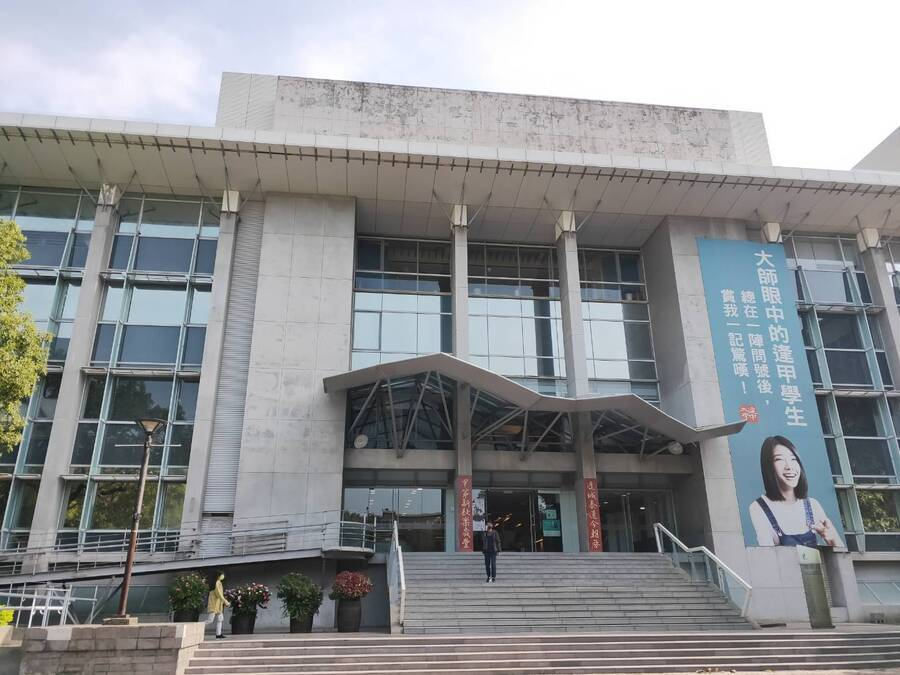
#> input picture hw3/picture1.jpg, 900 x 675 px, found by its file name
$ python Hough_line_detection.py
#> lines starting #> are read from the running program, lines starting #| are printed output that depends on the picture; after the words box and inside, x2 and y2 are one past the last pixel; in counts of white or black regions, pixels touching at a corner belong together
import numpy as np
import cv2
import math

img1 = cv2.imread( "picture1.jpg", 0 )
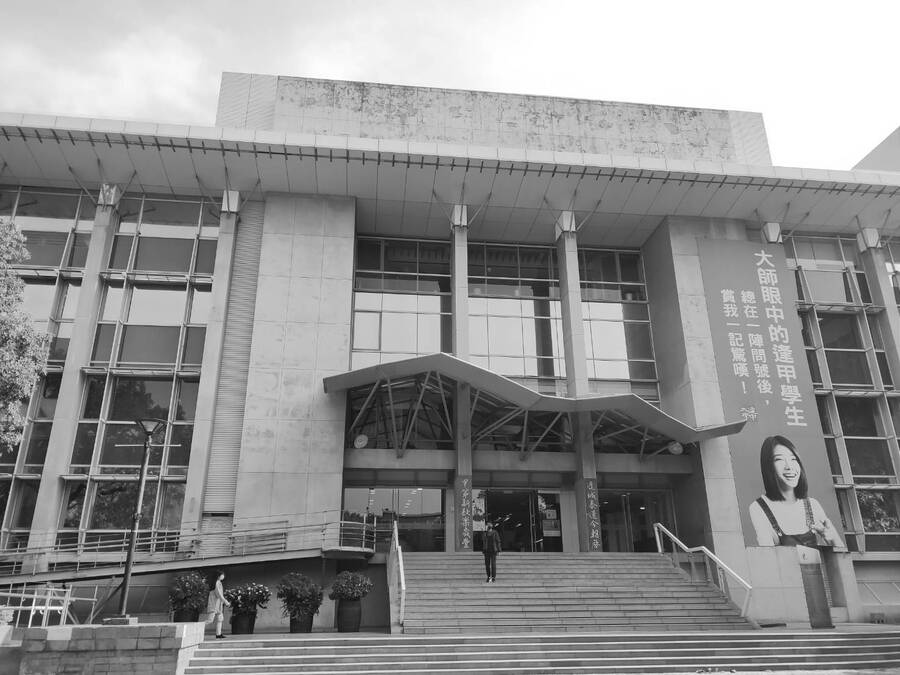
#> img1: shape (675, 900); min 0, max 255, mean 144.6
img1 = cv2.GaussianBlur(img1,(3,3),0)
img2 = img1.copy( )

edges = cv2.Canny( img1, 50, 200 )
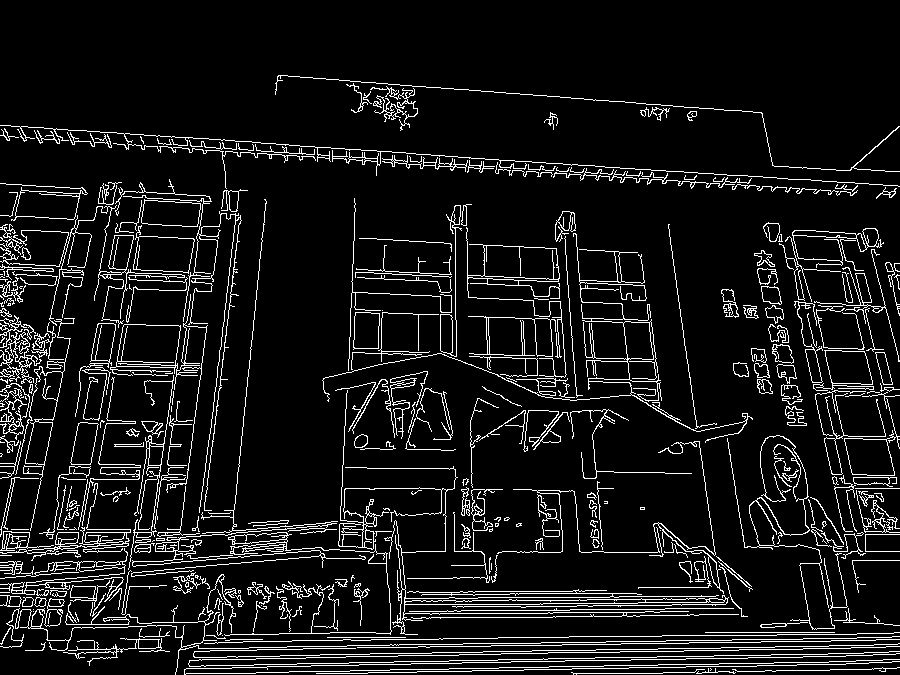
#> edges: shape (675, 900); 8.7% white in thin lines or dots, all inside (x1, y1, x2, y2) = (0, 75, 900, 675)
lines = cv2.HoughLines( edges, 1, math.pi/180.0, 135 )
#> lines = 622 rows, first 8: [660, 1.55], [124, 1.64], [676, 1.55], [654, 1.55], [652, 1.55], [668, 1.55], [662, 1.55], [132, 1.64]
if lines is not None:
	a,b,c = lines.shape
#> a = 622; b = 1; c = 2
	for i in range( a ):
		rho = lines[i][0][0]
		theta = lines[i][0][1]
		a = math.cos( theta )
		b = math.sin( theta )
		x0, y0 = a*rho, b*rho
		pt1 = ( int(x0+1000*(-b)), int(y0+1000*(a)) )
		pt2 = ( int(x0-1000*(-b)), int(y0-1000*(a)) )
		cv2.line( img2, pt1, pt2, ( 255, 0, 0 ), 1)
#> this loop made 622 passes
#> (rho, theta, a, b, x0, y0, pt1, pt2) on passes 1 to 3: (660, 1.55, 0.0175, 1, 11.52, 659.9, (-988, 677), (1011, 642)), (124, 1.64, -0.0698, 0.998, -8.65, 123.7, (-1006, 53), (988, 193)), (676, 1.55, 0.0175, 1, 11.8, 675.9, (-988, 693), (1011, 658))
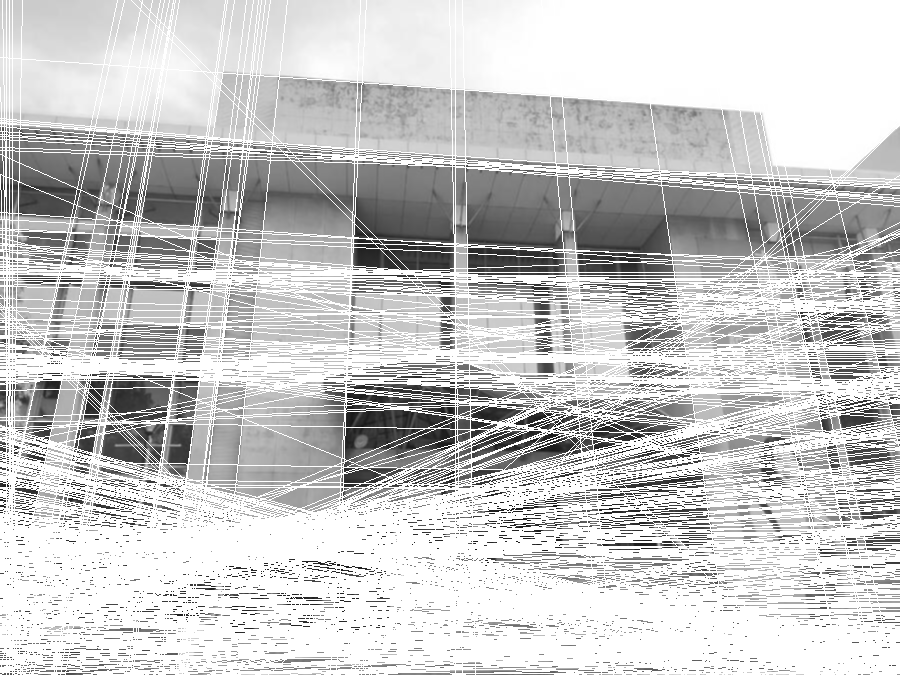
#> img2: shape (675, 900); min 20, max 255, mean 201.7
# cv2.imshow( "Original Image", img1 )
# cv2.imshow( "Canny Edge Detection", edges )
cv2.imshow( "Hough Line Detection", img2 )
cv2.waitKey( 0 )

$ run again, with hw3/picture2.jpg copied over hw3/picture1.jpg
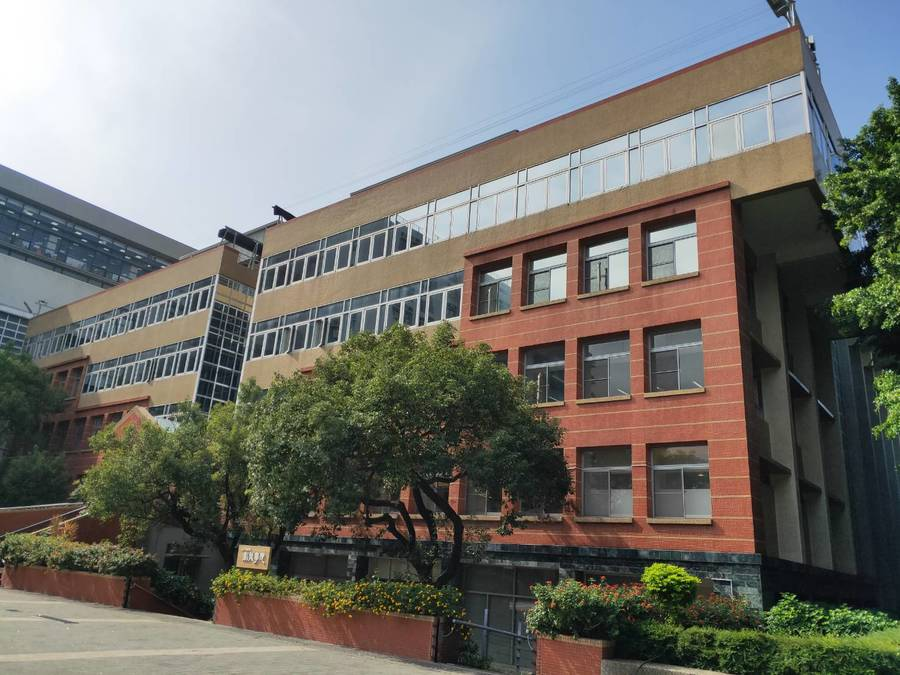
#> input picture hw3/picture2.jpg, 900 x 675 px, found by its file name
#> `edges = cv2.Canny( img1, 50, 200 )`:
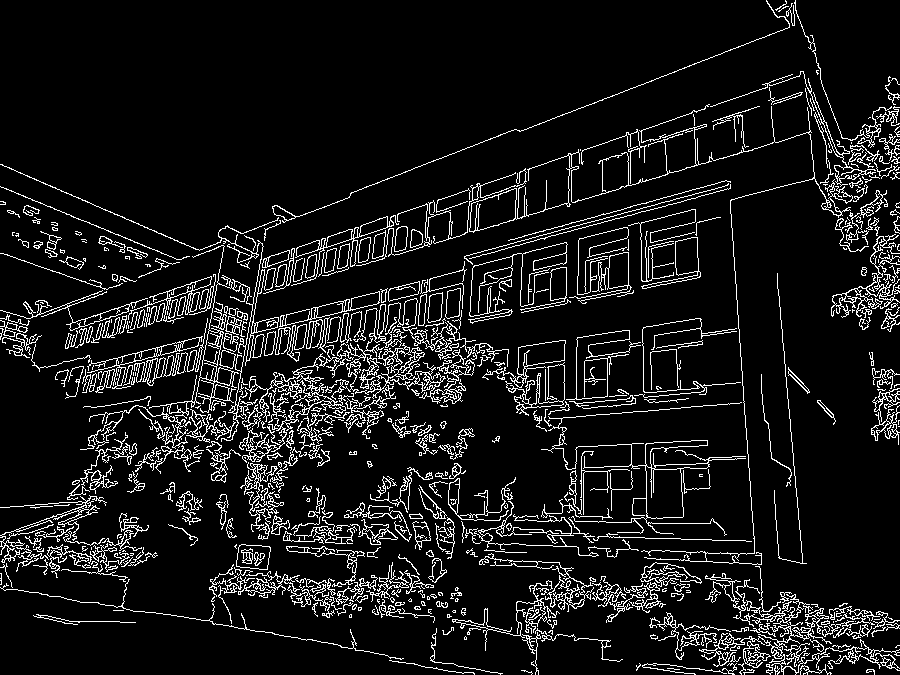
#> edges: shape (675, 900); 9.3% white in thin lines or dots
#> lines = 2088 rows, first 8: [335, 1.26], [308, 1.2], [-714, 3.07], [351, 1.29], [331, 1.24], [339, 1.26], [367, 1.31], [511, 1.59]
#> the loop `for i in range( a ):` made 2088 passes
#> (rho, theta, a, b, x0, y0, pt1, pt2) on passes 1 to 3: (335, 1.26, 0.309, 0.951, 103.5, 318.6, (-847, 627), (1054, 9)), (308, 1.2, 0.358, 0.934, 110.4, 287.5, (-823, 645), (1043, -70)), (-714, 3.07, -0.998, 0.0698, 712.3, -49.81, (642, -1047), (782, 947))
#> after the loop `for i in range( a ):`:
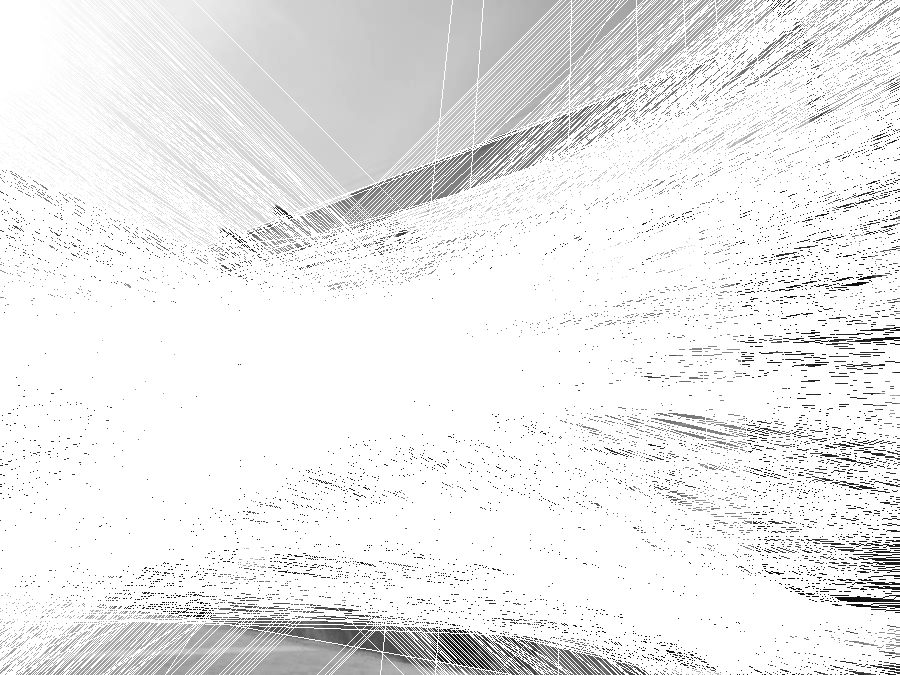
#> img2: shape (675, 900); min 10, max 255, mean 235.4

$ run again, with hw3/picture3.jpg copied over hw3/picture1.jpg
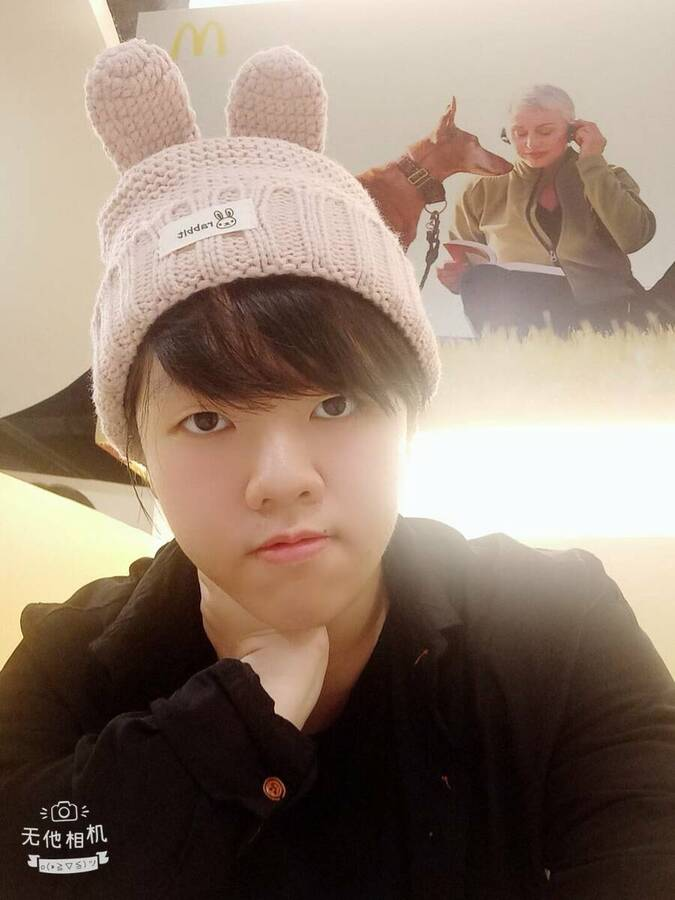
#> input picture hw3/picture3.jpg, 675 x 900 px, found by its file name
#> `img1 = cv2.imread( "picture1.jpg", 0 )`:
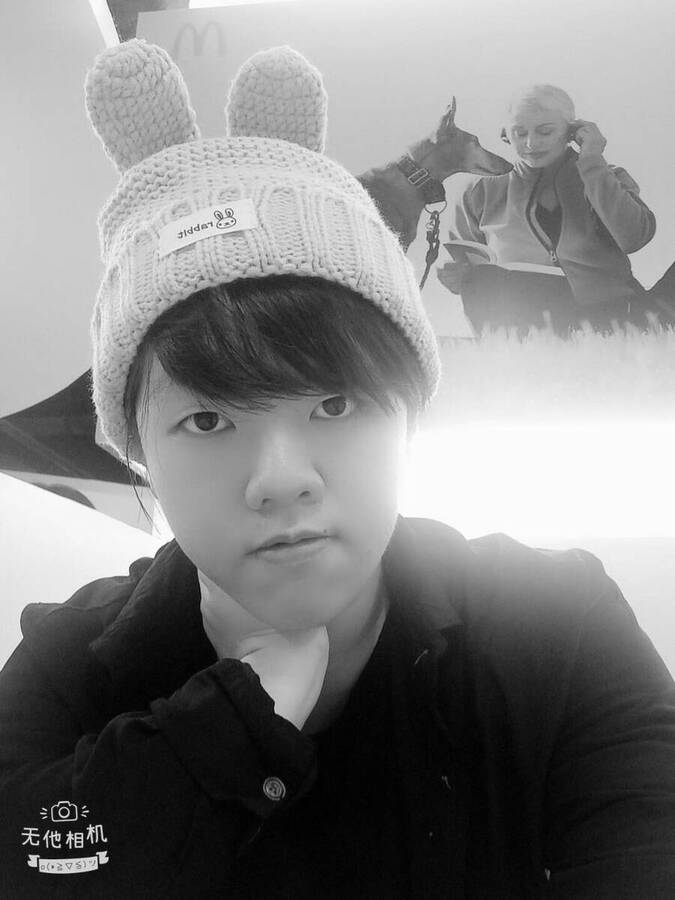
#> img1: shape (900, 675); min 0, max 255, mean 130.6
#> `edges = cv2.Canny( img1, 50, 200 )`:
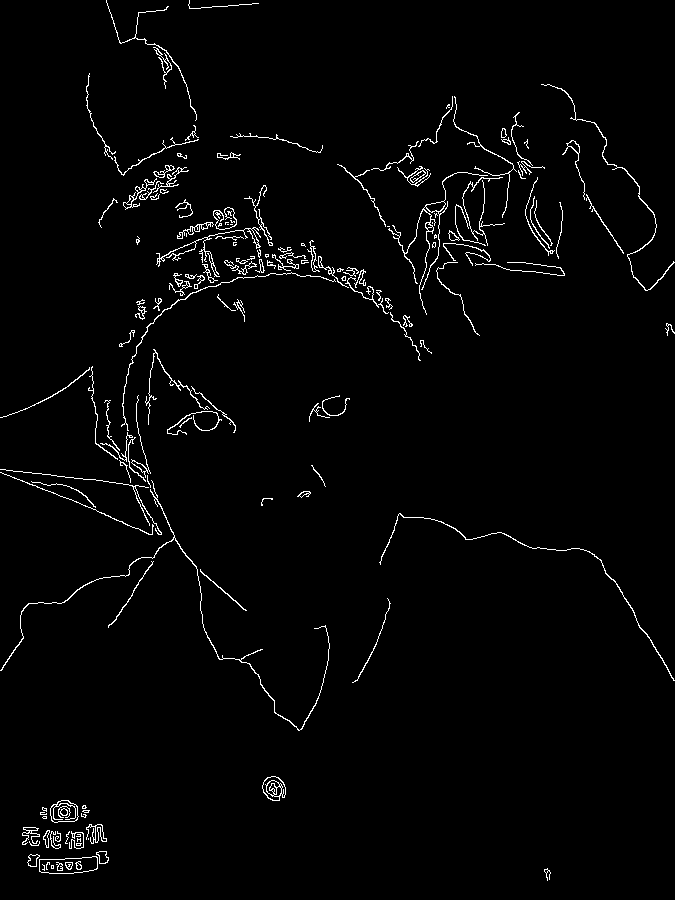
#> edges: shape (900, 675); 2.1% white in thin lines or dots
#> lines = None
